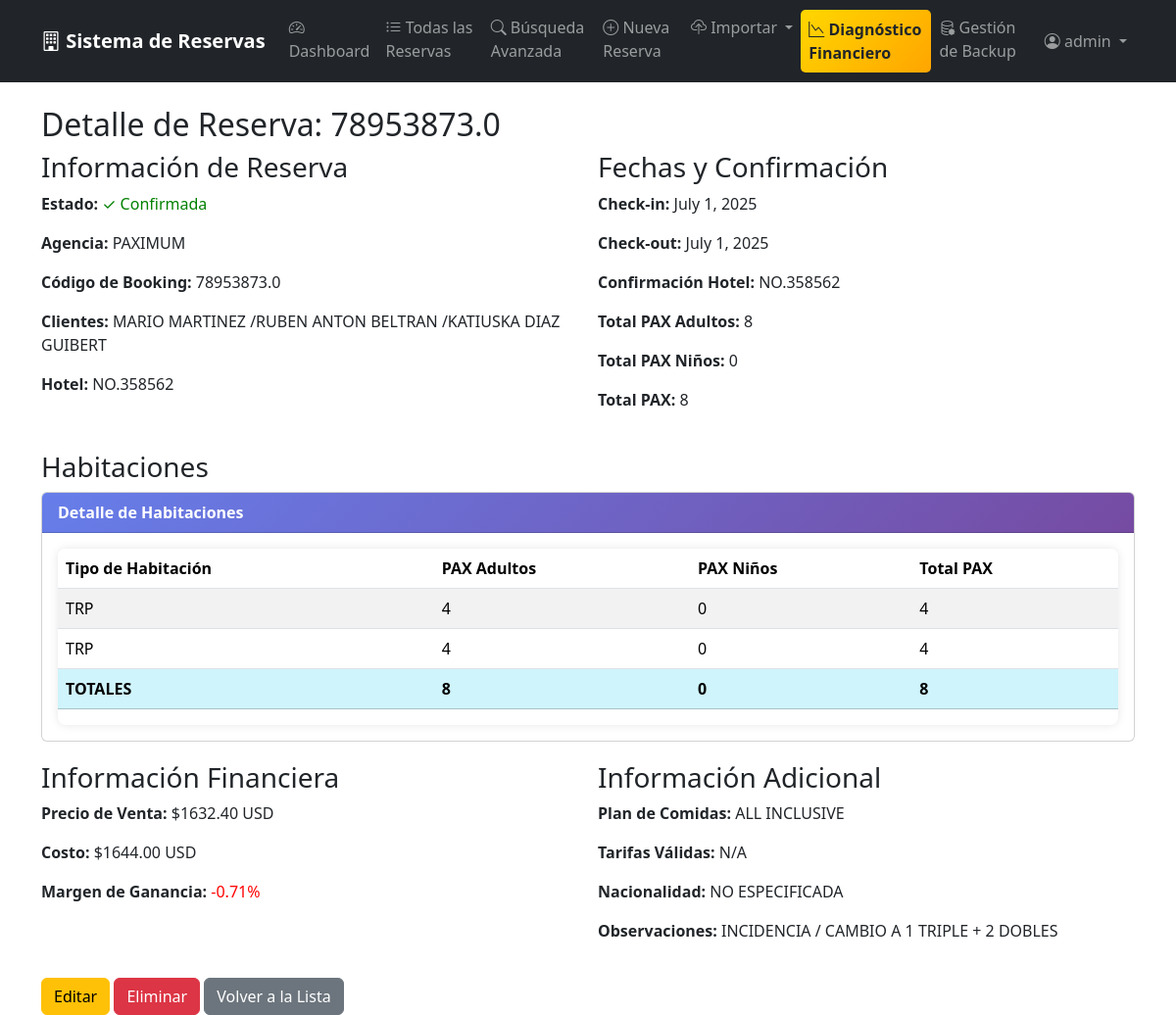
The page /116/ (signed in) on the database as committed earlier.
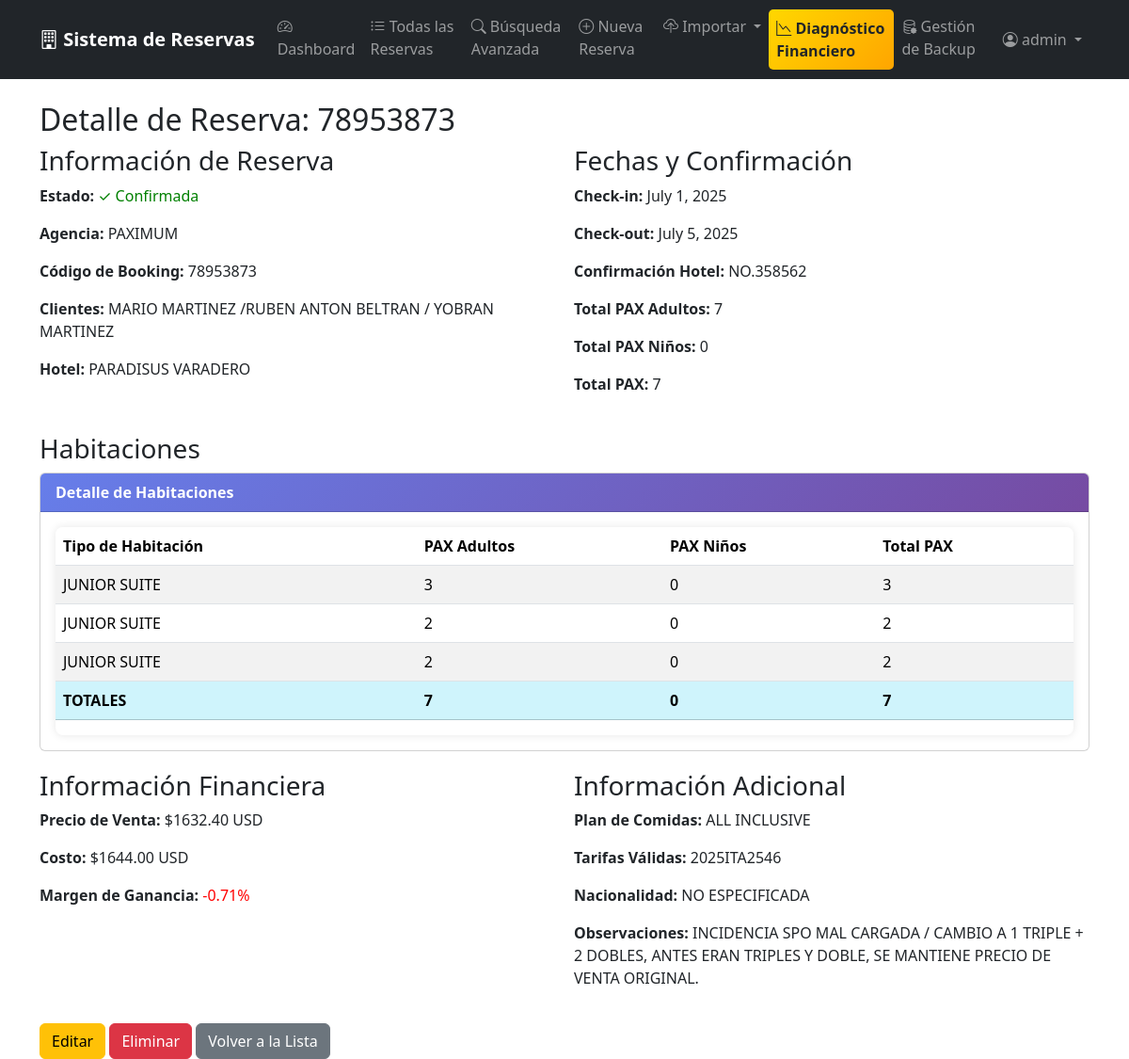
The same page on the database as committed later.
### reservations/models.py (models this page shows, shortened)
class Reservation(models.Model):
    STATUS_CHOICES = [
        ('OK', 'Confirmada'),
        ('CXX', 'Cancelada'),
        ('PENDING', 'Pendiente'),
    ]
    status = models.CharField(
        max_length=20,
        choices=STATUS_CHOICES,
        default='OK'
    )
    agency = models.CharField(max_length=100)
    booking_code = models.CharField(max_length=50, unique=True)
    clients_names = models.TextField()
    hotel = models.CharField(max_length=200)
    date_from = models.DateField()
    date_to = models.DateField()
    hotel_confirmation = models.CharField(max_length=100, blank=True)
    meal_plan = models.TextField(blank=True, verbose_name='Plan de Comidas')
    sale_price = models.DecimalField(max_digits=10, decimal_places=2)
    touch_cost = models.DecimalField(max_digits=10, decimal_places=2)
    profit_percentage = models.DecimalField(
        max_digits=8,
        decimal_places=2,
        blank=True,
        null=True
    )
    valid_rates = models.TextField(blank=True)
    nationality = models.CharField(max_length=50)
    remarks = models.TextField(blank=True)
    created_by = models.ForeignKey(
        User,
        on_delete=models.CASCADE
    )
    created_at = models.DateTimeField(auto_now_add=True)
    updated_at = models.DateTimeField(auto_now=True)
    def total_pax_ad(self):
        return sum(room.pax_ad for room in self.rooms.all())
    def total_pax_chd(self):
        return sum(room.pax_chd for room in self.rooms.all())
    def total_pax(self):
        return self.total_pax_ad() + self.total_pax_chd()
    class Meta:
        ordering = ['created_at']

class Room(models.Model):
    reservation = models.ForeignKey(
        Reservation,
        on_delete=models.CASCADE,
        related_name='rooms'
    )
    room_type = models.CharField(max_length=100, verbose_name='Tipo de Habitación')
    pax_ad = models.IntegerField(
        verbose_name='PAX Adultos',
        default=1,
        help_text='Número de adultos en esta habitación'
    )
    pax_chd = models.IntegerField(
        verbose_name='PAX Niños',
        default=0,
        help_text='Número de niños en esta habitación'
    )
    class Meta:
        ordering = ['id']

### reservations/views.py (the view)
# urls.py: path('<int:pk>/', views.reservation_detail, name='detail'),
@login_required
def reservation_detail(request, pk):
    reservation = get_object_or_404(Reservation, pk=pk)
    return render(request, 'reservations/detail.html', {'reservation': reservation})

### reservations/templates/reservations/detail.html
{% extends 'reservations/base.html' %}
{% block content %}
<h2>Detalle de Reserva: {{ reservation.booking_code }}</h2>
<div style="display: grid; grid-template-columns: 1fr 1fr; gap: 20px;">
    <div>
        <h3>Información de Reserva</h3>
        <p><strong>Estado:</strong>
            {% if reservation.status == 'OK' %}
                <span style="color: green;">✓ Confirmada</span>
            {% elif reservation.status == 'CXX' %}
                <span style="color: red;">✗ Cancelada</span>
            {% else %}
                <span style="color: orange;">⏳ Pendiente</span>
            {% endif %}
        </p>
        <p><strong>Agencia:</strong> {{ reservation.agency }}</p>
        <p><strong>Código de Booking:</strong> {{ reservation.booking_code }}</p>
        <p><strong>Clientes:</strong> {{ reservation.clients_names }}</p>
        <p><strong>Hotel:</strong> {{ reservation.hotel }}</p>
    </div>
    <div>
        <h3>Fechas y Confirmación</h3>
        <p><strong>Check-in:</strong> {{ reservation.date_from }}</p>
        <p><strong>Check-out:</strong> {{ reservation.date_to }}</p>
        <p><strong>Confirmación Hotel:</strong> {{ reservation.hotel_confirmation|default:"Pendiente" }}</p>
        <p><strong>Total PAX Adultos:</strong> {{ reservation.total_pax_ad }}</p>
        <p><strong>Total PAX Niños:</strong> {{ reservation.total_pax_chd }}</p>
        <p><strong>Total PAX:</strong> {{ reservation.total_pax }}</p>
    </div>
</div>
<div class="mt-4">
    <h3>Habitaciones</h3>
    <div class="card">
        <div class="card-header">
            <strong>Detalle de Habitaciones</strong>
        </div>
        <div class="card-body">
            <div class="table-responsive">
                <table class="table table-striped">
                    <thead>
                        <tr>
                            <th>Tipo de Habitación</th>
                            <th>PAX Adultos</th>
                            <th>PAX Niños</th>
                            <th>Total PAX</th>
                        </tr>
                    </thead>
                    <tbody>
                        {% for room in reservation.rooms.all %}
                        <tr>
                            <td>{{ room.room_type }}</td>
                            <td>{{ room.pax_ad }}</td>
                            <td>{{ room.pax_chd }}</td>
                            <td>{{ room.pax_ad|add:room.pax_chd }}</td>
                        </tr>
                        {% endfor %}
                    </tbody>
                    <tfoot>
                        <tr class="table-info">
                            <td><strong>TOTALES</strong></td>
                            <td><strong>{{ reservation.total_pax_ad }}</strong></td>
                            <td><strong>{{ reservation.total_pax_chd }}</strong></td>
                            <td><strong>{{ reservation.total_pax }}</strong></td>
                        </tr>
                    </tfoot>
                </table>
            </div>
        </div>
    </div>
</div>
<div style="display: grid; grid-template-columns: 1fr 1fr; gap: 20px; margin-top: 20px;">
    <div>
        <h3>Información Financiera</h3>
        <p><strong>Precio de Venta:</strong> ${{ reservation.sale_price }} USD</p>
        <p><strong>Costo:</strong> ${{ reservation.touch_cost }} USD</p>
        <p><strong>Margen de Ganancia:</strong>
            <span style="color: {% if reservation.profit_percentage > 0 %}green{% else %}red{% endif %};">
                {{ reservation.profit_percentage|floatformat:2 }}%
            </span>
        </p>
    </div>
    <div>
        <h3>Información Adicional</h3>
        <p><strong>Plan de Comidas:</strong> {{ reservation.meal_plan|default:"No especificado" }}</p>
        <p><strong>Tarifas Válidas:</strong> {{ reservation.valid_rates|default:"N/A" }}</p>
        <p><strong>Nacionalidad:</strong> {{ reservation.nationality }}</p>
        <p><strong>Observaciones:</strong> {{ reservation.remarks|default:"Ninguna" }}</p>
    </div>
</div>
<div style="margin-top: 20px;">
    <a href="{% url 'reservations:update' reservation.pk %}" class="btn btn-warning">Editar</a>
    <a href="{% url 'reservations:delete' reservation.pk %}" class="btn btn-danger">Eliminar</a>
    <a href="{% url 'reservations:list' %}" class="btn btn-secondary">Volver a la Lista</a>
</div>
{% endblock %}

### reservations/templates/reservations/base.html (shortened to what this page needs)
<!DOCTYPE html>
<html lang="es" data-bs-theme="light">
<head>
    <link href="https://cdn.jsdelivr.net/npm/bootstrap@5.3.2/dist/css/bootstrap.min.css" rel="stylesheet">
    <link rel="stylesheet" href="https://cdn.jsdelivr.net/npm/bootstrap-icons@1.11.1/font/bootstrap-icons.css">
</head>
<body>
    <nav class="navbar navbar-expand-lg navbar-dark bg-dark">
        <div class="container">
            <a class="navbar-brand" href="{% url 'reservations:list' %}">
                <i class="bi bi-building"></i> Sistema de Reservas
            </a>
            <div class="collapse navbar-collapse" id="navbarNav">
                <ul class="navbar-nav me-auto">
                    <li class="nav-item">
                        <a class="nav-link" href="{% url 'reservations:dashboard' %}">
                            <i class="bi bi-speedometer2"></i> Dashboard
                        </a>
                    </li>
                    <li class="nav-item">
                        <a class="nav-link" href="{% url 'reservations:list' %}">
                            <i class="bi bi-list-ul"></i> Todas las Reservas
                        </a>
                    </li>
                    <li class="nav-item">
                        <a class="nav-link" href="{% url 'reservations:search' %}">
                            <i class="bi bi-search"></i> Búsqueda Avanzada
                        </a>
                    </li>
                    <li class="nav-item">
                        <a class="nav-link" href="{% url 'reservations:create' %}">
                            <i class="bi bi-plus-circle"></i> Nueva Reserva
                        </a>
                    </li>
                    <li class="nav-item dropdown">
                         <a class="nav-link dropdown-toggle" href="#" role="button" data-bs-toggle="dropdown">
                             <i class="bi bi-cloud-upload"></i> Importar
                         </a>
</li>
                    <li class="nav-item">
                        <a class="nav-link diagnostic-link text-dark fw-bold" href="{% url 'reservations:financial_debug' %}">
                            <i class="bi bi-graph-down"></i> Diagnóstico Financiero
                        </a>
                    </li>
                    <li class="nav-item">
                        <a class="nav-link" href="{% url 'reservations:backup_management' %}">
                             <i class="bi bi-database-gear"></i> Gestión de Backup
                        </a>
                    </li>
                </ul>
                <ul class="navbar-nav">
                    {% if user.is_authenticated %}
                    <li class="nav-item dropdown">
                        <a class="nav-link dropdown-toggle" href="#" role="button" data-bs-toggle="dropdown">
                            <i class="bi bi-person-circle"></i> {{ user.username }}
                        </a>
                    </li>
                    {% else %}
                    <li class="nav-item">
                        <a class="nav-link" href="{% url 'login' %}">
                            <i class="bi bi-box-arrow-in-right"></i> Iniciar Sesión
                        </a>
                    </li>
                    {% endif %}
                </ul>
            </div>
        </div>
    </nav>
    <div class="container mt-4">
        {% block content %}
        {% endblock %}
    </div>
</body>
</html>

### reservations/templates/reservations/base.html (style rules this page uses)
.navbar-brand { font-weight: 600; }
.table-responsive { box-shadow: 0 0 10px rgba(0,0,0,0.1); border-radius: 8px; }
.card-header { background: linear-gradient(135deg, #667eea 0%, #764ba2 100%); color: white; }
.diagnostic-link { background: linear-gradient(135deg, #ffd700 0%, #ffa500 100%); border-radius: 5px; margin: 2px 0; }

Rows that differ between the two databases and show on the page:
removed Room: room_type "TRP", pax_ad "4", pax_chd "0", pax_ad|add "4"
removed Room: room_type "TRP", pax_ad "4", pax_chd "0", pax_ad|add "4"
changed Reservation "PAXIMUM": booking_code "78953873.0" → "78953873"; clients_names "MARIO MARTINEZ /RUBEN ANTON BELTRAN /KATIUSKA DIAZ GUIBERT" → "MARIO MARTINEZ /RUBEN ANTON BELTRAN / YOBRAN MARTINEZ"; hotel "NO.358562" → "PARADISUS VARADERO"; date_to "July 1, 2025" → "July 5, 2025"; total_pax_ad "8" → "7"; total_pax "8" → "7"; valid_rates "N/A" → "2025ITA2546"; remarks "INCIDENCIA / CAMBIO A 1 TRIPLE + 2 DOBLES" → "INCIDENCIA SPO MAL CARGADA / CAMBIO A 1 TRIPLE + 2 DOBLES, ANTES ERAN TRIPLES Y DOBLE, SE MANTIENE PRECIO DE VENTA ORIGINAL."
added Room: room_type "JUNIOR SUITE", pax_ad "3", pax_chd "0", pax_ad|add "3"
added Room: room_type "JUNIOR SUITE", pax_ad "2", pax_chd "0", pax_ad|add "2"
added Room: room_type "JUNIOR SUITE", pax_ad "2", pax_chd "0", pax_ad|add "2"
